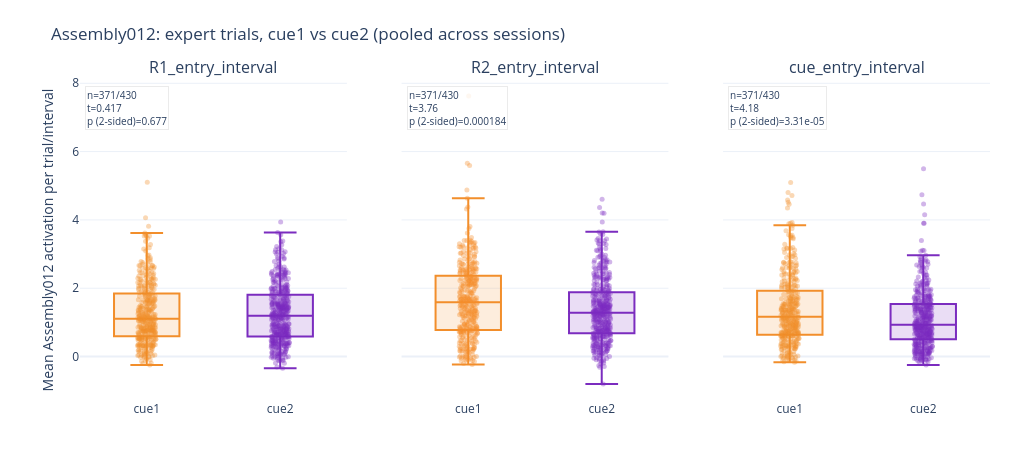

The code cell stored with this chart in its notebook:
### Code cell
# Overall (pooled expert trials across sessions): cue-only tests + plots

overall_cue1_vs_cue2 = summarize_overall(trial_means_ens12, 'cue_label', 'cue1', 'cue2')

print('Overall comparison (expert trials): cue1 vs cue2 (group_b - group_a = cue2 - cue1)')
display(overall_cue1_vs_cue2)


def plot_overall_group_comparison(trial_means, summary_df, group_col, group_order, title, colors=None, show=True):
    if colors is None:
        colors = ['#f28e2b', '#7b2cbf']

    n_cols = len(TARGET_INTERVALS)
    fig = make_subplots(
        rows=1,
        cols=n_cols,
        shared_yaxes=True,
        subplot_titles=TARGET_INTERVALS,
        horizontal_spacing=0.06,
    )

    summary_map = summary_df.set_index('interval_name')

    for col_idx, interval in enumerate(TARGET_INTERVALS, start=1):
        sub = trial_means.loc[trial_means['interval_name'] == interval].copy()
        for grp, color in zip(group_order, colors):
            vals = sub.loc[sub[group_col] == grp, 'assembly_mean'].dropna().to_numpy()
            fig.add_trace(
                go.Box(
                    y=vals,
                    x=[grp] * len(vals),
                    name=str(grp),
                    legendgroup=str(grp),
                    showlegend=False,
                    marker=dict(color=color, opacity=0.35, size=5),
                    line=dict(color=color),
                    fillcolor=f"rgba{(*px.colors.hex_to_rgb(color), 0.16)}",
                    opacity=1.0,
                    boxpoints='all',
                    jitter=0.28,
                    pointpos=0.0,
                    hovertemplate=f'{interval}<br>{grp}<br>{TARGET_ASSEMBLY}: %{{y:.4f}}<extra></extra>',
                ),
                row=1,
                col=col_idx,
            )

        fig.update_xaxes(
            categoryorder='array',
            categoryarray=list(group_order),
            row=1,
            col=col_idx,
        )

        xdom = 'x domain' if col_idx == 1 else f'x{col_idx} domain'
        ydom = 'y domain' if col_idx == 1 else f'y{col_idx} domain'

        if interval in summary_map.index:
            row = summary_map.loc[interval]
            ann = '<br>'.join([
                f"n={int(row['n_a'])}/{int(row['n_b'])}",
                f"t={row['welch_t']:.3g}",
                f"p (2-sided)={row['welch_p_two_sided']:.3g}",
            ])
            fig.add_annotation(
                x=0.02, y=0.98,
                xref=xdom, yref=ydom,
                xanchor='left', yanchor='top',
                text=ann,
                showarrow=False,
                align='left',
                font=dict(size=10),
                bgcolor='rgba(255,255,255,0.8)',
                bordercolor='rgba(0,0,0,0.08)',
            )

    fig.update_yaxes(title_text=f'Mean {TARGET_ASSEMBLY} activation per trial/interval', row=1, col=1)
    fig.update_layout(
        title=title,
        template='plotly_white',
        height=470,
        width=max(1000, 340 * n_cols),
        margin=dict(l=80, r=30, t=80, b=70),
    )

    if show:
        display(fig)
        return None
    return fig


plot_overall_group_comparison(
    trial_means_ens12,
    overall_cue1_vs_cue2,
    group_col='cue_label',
    group_order=['cue1', 'cue2'],
    title=f'{TARGET_ASSEMBLY}: expert trials, cue1 vs cue2 (pooled across sessions)',
    colors=['#f28e2b', '#7b2cbf'],
)

### Figure 1 — Plotly figure (JSON) as saved in the notebook; plotly's stock layout.template omitted (floating-point values rounded to 4 significant figures; data arrays with more than 128 entries replaced by an {"elided": "..."} marker saying what was removed)
{"data": [{"boxpoints": "all", "fillcolor": "rgba(242, 142, 43, 0.16)", "hovertemplate": "R1_entry_interval<br>cue1<br>Assembly012: %{y:.4f}<extra></extra>", "jitter": 0.28, "legendgroup": "cue1", "line": {"color": "#f28e2b"}, "marker": {"color": "#f28e2b", "opacity": 0.35, "size": 5}, "name": "cue1", "opacity": 1, "pointpos": 0, "showlegend": false, "type": "box", "x": {"elided": "371 str values"}, "xaxis": "x", "y": {"elided": "371 float values"}, "yaxis": "y"}, {"boxpoints": "all", "fillcolor": "rgba(123, 44, 191, 0.16)", "hovertemplate": "R1_entry_interval<br>cue2<br>Assembly012: %{y:.4f}<extra></extra>", "jitter": 0.28, "legendgroup": "cue2", "line": {"color": "#7b2cbf"}, "marker": {"color": "#7b2cbf", "opacity": 0.35, "size": 5}, "name": "cue2", "opacity": 1, "pointpos": 0, "showlegend": false, "type": "box", "x": {"elided": "430 str values"}, "xaxis": "x", "y": {"elided": "430 float values"}, "yaxis": "y"}, {"boxpoints": "all", "fillcolor": "rgba(242, 142, 43, 0.16)", "hovertemplate": "R2_entry_interval<br>cue1<br>Assembly012: %{y:.4f}<extra></extra>", "jitter": 0.28, "legendgroup": "cue1", "line": {"color": "#f28e2b"}, "marker": {"color": "#f28e2b", "opacity": 0.35, "size": 5}, "name": "cue1", "opacity": 1, "pointpos": 0, "showlegend": false, "type": "box", "x": {"elided": "371 str values"}, "xaxis": "x2", "y": {"elided": "371 float values"}, "yaxis": "y2"}, {"boxpoints": "all", "fillcolor": "rgba(123, 44, 191, 0.16)", "hovertemplate": "R2_entry_interval<br>cue2<br>Assembly012: %{y:.4f}<extra></extra>", "jitter": 0.28, "legendgroup": "cue2", "line": {"color": "#7b2cbf"}, "marker": {"color": "#7b2cbf", "opacity": 0.35, "size": 5}, "name": "cue2", "opacity": 1, "pointpos": 0, "showlegend": false, "type": "box", "x": {"elided": "430 str values"}, "xaxis": "x2", "y": {"elided": "430 float values"}, "yaxis": "y2"}, {"boxpoints": "all", "fillcolor": "rgba(242, 142, 43, 0.16)", "hovertemplate": "cue_entry_interval<br>cue1<br>Assembly012: %{y:.4f}<extra></extra>", "jitter": 0.28, "legendgroup": "cue1", "line": {"color": "#f28e2b"}, "marker": {"color": "#f28e2b", "opacity": 0.35, "size": 5}, "name": "cue1", "opacity": 1, "pointpos": 0, "showlegend": false, "type": "box", "x": {"elided": "371 str values"}, "xaxis": "x3", "y": {"elided": "371 float values"}, "yaxis": "y3"}, {"boxpoints": "all", "fillcolor": "rgba(123, 44, 191, 0.16)", "hovertemplate": "cue_entry_interval<br>cue2<br>Assembly012: %{y:.4f}<extra></extra>", "jitter": 0.28, "legendgroup": "cue2", "line": {"color": "#7b2cbf"}, "marker": {"color": "#7b2cbf", "opacity": 0.35, "size": 5}, "name": "cue2", "opacity": 1, "pointpos": 0, "showlegend": false, "type": "box", "x": {"elided": "430 str values"}, "xaxis": "x3", "y": {"elided": "430 float values"}, "yaxis": "y3"}], "layout": {"annotations": [{"font": {"size": 16}, "showarrow": false, "text": "R1_entry_interval", "x": 0.1467, "xanchor": "center", "xref": "paper", "y": 1, "yanchor": "bottom", "yref": "paper"}, {"font": {"size": 16}, "showarrow": false, "text": "R2_entry_interval", "x": 0.5, "xanchor": "center", "xref": "paper", "y": 1, "yanchor": "bottom", "yref": "paper"}, {"font": {"size": 16}, "showarrow": false, "text": "cue_entry_interval", "x": 0.8533, "xanchor": "center", "xref": "paper", "y": 1, "yanchor": "bottom", "yref": "paper"}, {"align": "left", "bgcolor": "rgba(255,255,255,0.8)", "bordercolor": "rgba(0,0,0,0.08)", "font": {"size": 10}, "showarrow": false, "text": "n=371/430<br>t=0.417<br>p (2-sided)=0.677", "x": 0.02, "xanchor": "left", "xref": "x domain", "y": 0.98, "yanchor": "top", "yref": "y domain"}, {"align": "left", "bgcolor": "rgba(255,255,255,0.8)", "bordercolor": "rgba(0,0,0,0.08)", "font": {"size": 10}, "showarrow": false, "text": "n=371/430<br>t=3.76<br>p (2-sided)=0.000184", "x": 0.02, "xanchor": "left", "xref": "x2 domain", "y": 0.98, "yanchor": "top", "yref": "y2 domain"}, {"align": "left", "bgcolor": "rgba(255,255,255,0.8)", "bordercolor": "rgba(0,0,0,0.08)", "font": {"size": 10}, "showarrow": false, "text": "n=371/430<br>t=4.18<br>p (2-sided)=3.31e-05", "x": 0.02, "xanchor": "left", "xref": "x3 domain", "y": 0.98, "yanchor": "top", "yref": "y3 domain"}], "height": 470, "margin": {"b": 70, "l": 80, "r": 30, "t": 80}, "title": {"text": "Assembly012: expert trials, cue1 vs cue2 (pooled across sessions)"}, "width": 1020, "xaxis": {"anchor": "y", "categoryarray": ["cue1", "cue2"], "categoryorder": "array", "domain": [0, 0.2933]}, "xaxis2": {"anchor": "y2", "categoryarray": ["cue1", "cue2"], "categoryorder": "array", "domain": [0.3533, 0.6467]}, "xaxis3": {"anchor": "y3", "categoryarray": ["cue1", "cue2"], "categoryorder": "array", "domain": [0.7067, 1]}, "yaxis": {"anchor": "x", "domain": [0, 1], "title": {"text": "Mean Assembly012 activation per trial/interval"}}, "yaxis2": {"anchor": "x2", "domain": [0, 1], "matches": "y", "showticklabels": false}, "yaxis3": {"anchor": "x3", "domain": [0, 1], "matches": "y", "showticklabels": false}}}
